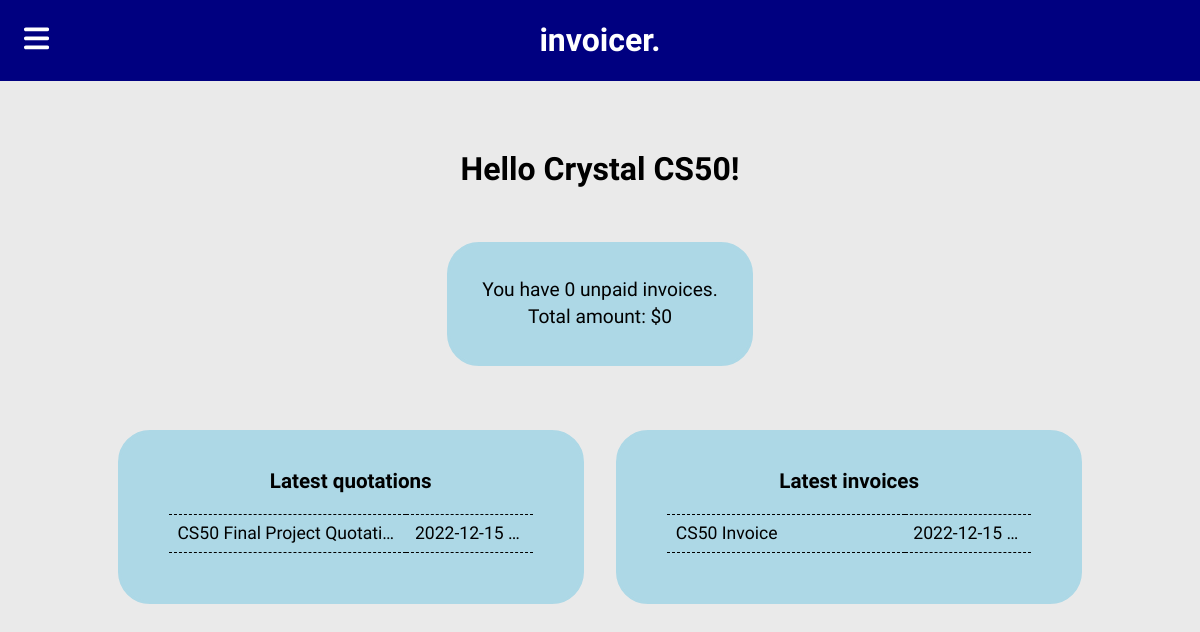
The app's page / (signed in) with its own data.
### tables this page shows
CREATE TABLE 'user' (
    id INTEGER PRIMARY KEY,
    username TEXT NOT NULL,
    password TEXT NOT NULL,
    email TEXT NOT NULL,
    name TEXT NOT NULL,
    details TEXT
, emailverification BOOL DEFAULT False);

CREATE TABLE quote
(
    id INTEGER PRIMARY KEY,
    user_id INTEGER NOT NULL,
    last_saved TEXT NOT NULL
        DEFAULT (CURRENT_TIMESTAMP),
    title TEXT NOT NULL,
    sender_name TEXT NOT NULL,
    sender_details TEXT,
    recipient_details TEXT NOT NULL
        DEFAULT '[Recipient Details Here]',
    project_details TEXT NOT NULL
        DEFAULT '[Project Details Here]',
    send_date TEXT
        DEFAULT CURRENT_DATE,
    ref TEXT NOT NULL
        DEFAULT '[Reference No.]',
    valid_till TEXT
        DEFAULT '[Validity Date]',
    footnote TEXT
        DEFAULT '[Additional Information]',
    total_money TEXT NOT NULL
        DEFAULT '0',
    FOREIGN KEY (user_id) REFERENCES user(id) ON DELETE CASCADE
);

CREATE TABLE invoice
(
    id INTEGER PRIMARY KEY,
    user_id INTEGER NOT NULL,
    last_saved TEXT NOT NULL
        DEFAULT (CURRENT_TIMESTAMP),
    title TEXT NOT NULL,
    sender_name TEXT NOT NULL,
    sender_details TEXT,
    recipient_details TEXT NOT NULL
        DEFAULT '[Recipient Details Here]',
    project_details TEXT NOT NULL
        DEFAULT '[Project Details Here]',
    send_date TEXT
        DEFAULT CURRENT_DATE,
    ref TEXT NOT NULL
        DEFAULT '[Reference No.]',
    due_date TEXT
        DEFAULT '[Due Date]',
    footnote TEXT
        DEFAULT '[Additional Information]',
    total_money TEXT NOT NULL
        DEFAULT '0',
    status INTEGER NOT NULL
        DEFAULT 1,
    status_date TEXT
        DEFAULT CURRENT_DATE,
    FOREIGN KEY (user_id) REFERENCES user(id) ON DELETE CASCADE
    FOREIGN KEY (status) REFERENCES status_code(id)
);

### app.py (the view)
@app.route("/")
@login_required
def index():
    name = db.execute("SELECT name FROM user WHERE id = ?", session['id'])[0]['name']
    quotations = db.execute("SELECT id, title, last_saved FROM quote WHERE user_id = ? ORDER BY last_saved DESC LIMIT 5", session['id'])
    invoices = db.execute("SELECT id, title, last_saved FROM invoice WHERE user_id = ? ORDER BY last_saved DESC LIMIT 5", session['id'])
    unpaid = db.execute("SELECT COUNT(status), ifnull(SUM(total_money), 0) FROM invoice WHERE user_id = ? AND status = 2", session['id'])[0]
    return render_template("index.html", name=name, quotations=quotations, invoices=invoices, unpaid=unpaid)

### helpers.py (called while the page is built)
def login_required(f):
    @wraps(f)
    def decorated_function(*args, **kwargs):
        if not session.get("id"):
            return redirect(url_for("login"))
        if not session.get("verified"):
            return render_template("verify.html")
        return f(*args, **kwargs)
    return decorated_function

### templates/index.html (shortened to what this page needs)
{% extends "template.html" %}
{% block main %}
<div class="main-page-grid">
    <h1 class="main-grid-head"> Hello {{name}}!</h1>
    <div class="main-grid main-grid-display summary">
        You have {{unpaid['COUNT(status)']}} unpaid invoices.<br>
        Total amount: ${{unpaid['ifnull(SUM(total_money), 0)']}}
    </div>
    {% if quotations %}
    <div class="main-grid main-grid-display latest" id="quotations">
        <h3> Latest quotations </h3>
        <table class="latest-table">
            {% for quote in quotations %}
            <tr>
                <td class="latest-table-title">{{quote['title']}}</td>
                <td class="latest-table-date">{{quote['last_saved']}}</td>
            </tr>
            {% endfor %}
        </table>
    </div>
    {% else %}
    <div class="main-grid latest not-available" id="home_create_quote">
        <h3>No quotations available!</h3>
        <div>Click here to create new invoice</div>
    </div>
    {% endif %}
    {% if invoices %}
    <div class="main-grid latest" id="invoices">
        <h3> Latest invoices </h3>
        <table class="latest-table">
            {% for invoice in invoices %}
            <tr>
                <td class="latest-table-title">{{invoice['title']}}</td>
                <td class="latest-table-date">{{invoice['last_saved']}}</td>
            </tr>
            {% endfor %}
        </table>
    </div>
    {% else %}
    <div class="main-grid latest not-available" id="home_create_invoice">
        <h3>No invoices available!</h3>
        <div>Click here to create new invoice</div>
    </div>
    {% endif %}
</div>
{% endblock %}

### static/css/main.css (style rules this page uses)
html, body { overscroll-behavior: none; margin: 0; padding: 0; width: 100%; height: 100%; }
body { font-family: Inter Tight, Arial; -webkit-box-sizing: border-box; -moz-box-sizing: border-box; box-sizing: border-box; font-size: 1em; background-color: rgb(234, 234, 234); }

### static/css/view_file.css (style rules this page uses)
:root { --subcolor: lightblue; --subcolor: #bccada; }

### static/css/index.css (style rules this page uses)
@media screen and (min-width: 65rem) { .main-page-grid { grid-template-columns: 1fr 1fr; } }
@media screen and (min-width: 65rem) { .summary, .main-grid-head { grid-column-start: 1; grid-column-end: 3; } }
@media screen and (min-width: 65rem) { .latest { grid-row-start: 4; } }
.main-page-grid { display: grid; padding: 0 5% 0 5%; column-gap: 2rem; row-gap: 2rem; min-width: 35rem; }
.main-grid-head { text-align: center; }
.main-grid { border: 3px solid lightblue; border-radius: 2rem; background-color: lightblue; font-size: 1.1em; text-align: center; padding: 1rem 3rem 3rem 3rem; }
.main-grid-display { display: block; }
.summary { margin: auto; padding: 2rem; font-size: 1.2em; line-height: 1.4em; white-space: nowrap; }
.latest-table { border-collapse: collapse; width: 100%; table-layout:fixed; }
.latest-table, .latest-table th, .latest-table td { border-top: 1px dashed black; border-bottom: 1px dashed black; padding: 0.5em; }
.latest-table td:first-child { text-align: left; }
.latest-table td:last-child { text-align: right; width: 30%; max-width: 100px; overflow: hidden; text-overflow: ellipsis; white-space: nowrap; }
.latest-table-date, .latest-table-title { white-space: nowrap; }
.latest-table-title { overflow: hidden; text-overflow: ellipsis; }

### records on screen
user: name "Crystal CS50"
quote: title "CS50 Final Project Quotati…", last_saved "2022-12-15…"
invoice: title "CS50 Invoice", last_saved "2022-12-15…"

### other values on screen
{{ unpaid['COUNT(status)'] }} "0"
{{ unpaid['ifnull(SUM(total_money), 0)'] }} "0"
